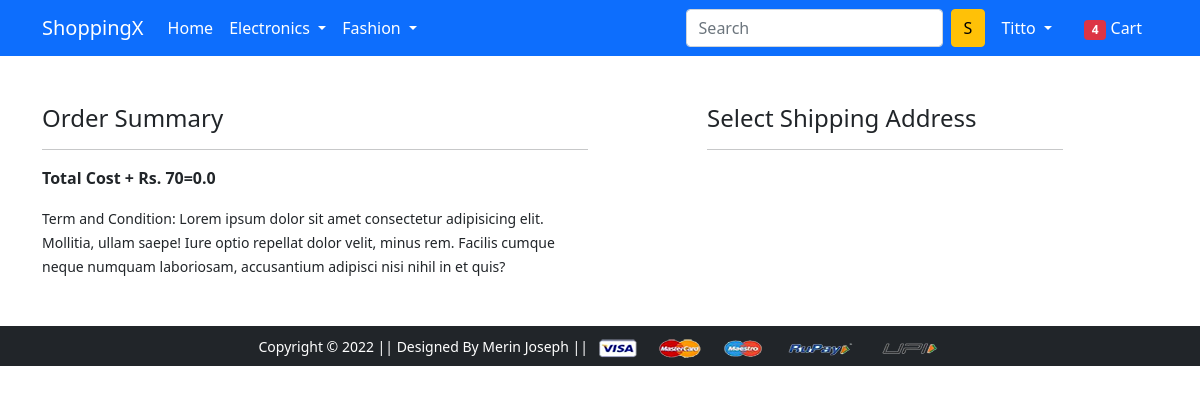
Page /checkout/ (signed in) on the earlier database version.
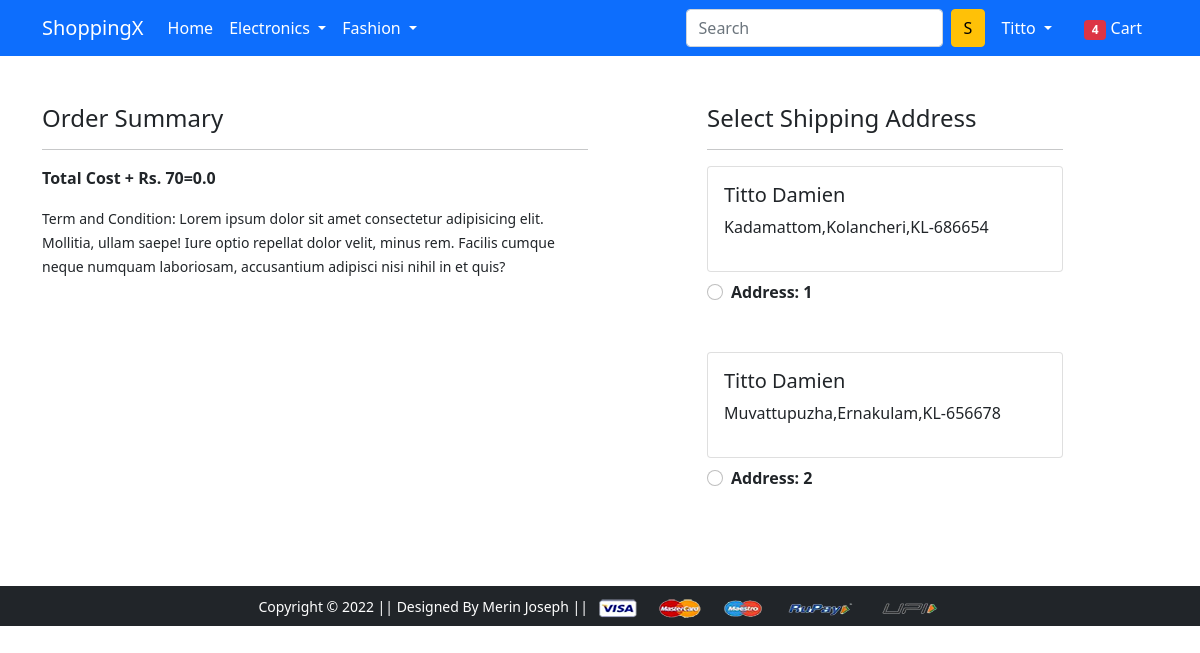
Same page on the later database version.
### app/models.py (models this page shows, shortened)
class Customer(models.Model):
    user = models.ForeignKey(User, on_delete=models.CASCADE)
    name = models.CharField(max_length=255)
    locality = models.CharField(max_length=255)
    city = models.CharField(max_length=255)
    zipcode = models.IntegerField(max_length=10)
    state = models.CharField(choices=STATE_CHOICES, max_length=255)

### app/views.py (the view)
# urls.py: path('checkout/', checkout, name='checkout'),
@login_required
def checkout(request):
    user=request.user
    add=Customer.objects.filter(user=user)
    cart_items=Cart.objects.filter(user=user)
    amount=0.0
    shipping_amount = 70.0
    totalamount=0.0
    cart_product = [p for p in Cart.objects.all() if p.user == request.user]
    if cart_product:
        for p in cart_product:
            tempamount = (p.quantity * p.product.discounted_price)
            amount += tempamount
        totalamount=amount+shipping_amount
    return render(request, 'app/checkout.html',{'add':add,'totalamount':totalamount,'cart_items':cart_items})

### app/templates/app/checkout.html (shortened to what this page needs)
{% extends 'app/base.html' %}
{% load static %}
{% block main-content %}
<div class="container">
 <div class="row mt-5">
  <div class="col-sm-6">
    <h4>Order Summary</h4>
    <hr>
    <p class="fw-bold">Total Cost + Rs. 70={{totalamount}}</p>
    <small>Term and Condition: Lorem ipsum dolor sit amet consectetur adipisicing elit. Mollitia, ullam saepe! Iure optio repellat dolor velit, minus rem. Facilis cumque neque numquam laboriosam, accusantium adipisci nisi nihil in et quis?</small>
  </div>
  <div class="col-sm-4 offset-sm-1">
    <h4>Select Shipping Address</h4>
    <hr>
    <form action="/paymentdone">
      {% for ad in add %}
      <div class="card">
        <div class="card-body">
        <h5>{{ad.name}}</h5>
        <p>{{ad.locality}},{{ad.city}},{{ad.state}}-{{ad.zipcode}}</p>
        </div>
      </div>
        <div class="form-check mt-2 mb-5">
          <input class="form-check-input" type="radio" value="{{ad.id}}" name="custid" id="custadd{{forloop.counter}}">
          <label class="form-check-label fw-bold" for="">
            Address: {{forloop.counter}} </label>
        </div>
      {% endfor %}
      </form>
    </div>
  </div>
</div>
{% endblock main-content %}

Differences in the rows shown:
added Customer: name "Titto Damien", locality "Kadamattom", city "Kolancheri", state "KL", zipcode "686654"
added Customer: name "Titto Damien", locality "Muvattupuzha", city "Ernakulam", state "KL", zipcode "656678"
